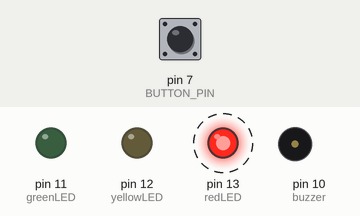
Simulated run of this sketch. Board: Arduino Uno, built with avr-gcc and run on an emulated ATmega328P. On the bench: output pins drawn as LEDs (lit = HIGH), buzzer (waves = sounding). Dashed ring = blinking. Inputs (shaded band) come from the test bench; at power-on: pin 7 (BUTTON_PIN) HIGH.

Above: at 4.8 s.
4.9 s: pin 7 (BUTTON_PIN) pulled LOW for 2.35 s
At 5.4 s:
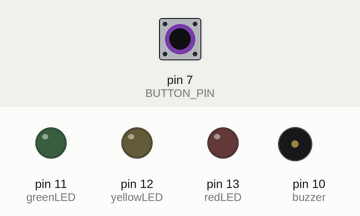
At 27.4 s:
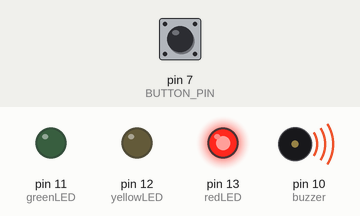
Timing chart, 0 to 30.6 s (numbered marks = the images above; inputs shaded):
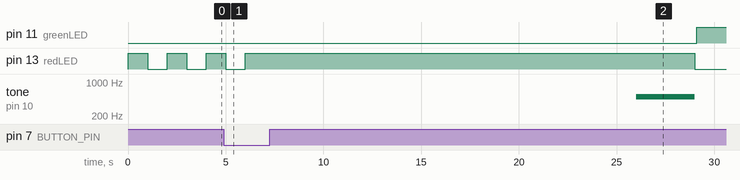

Measured:
- after the input at 4.9 s, pin 11 (greenLED): LOW → HIGH after 24.2 s; tone on pin 10 (buzzer): silent → 500 Hz after 21.1 s, → silent 3.0 s later

The sketch:

Micro2_Lab_1_Complete.ino
```cpp
int redLED = 13;
int yellowLED = 12;
int greenLED = 11;
int BUTTON_PIN = 7;
int buzzer = 10;
int state = 0;

void setup() {
  // put your setup code here, to run once:
  pinMode(redLED, OUTPUT);
  pinMode(greenLED, OUTPUT);
  pinMode(yellowLED, OUTPUT);
  pinMode(buzzer, OUTPUT);
  pinMode(BUTTON_PIN, INPUT_PULLUP);

}

void loop() {
  // put your main code here, to run repeatedly:

  if (digitalRead(BUTTON_PIN) == LOW) {
    StoplightSequence(); //if button press is detected, go into stoplight sequence
  }
  else {
    IdleBlinkState(); //otherwise, play the idle light sequence (1 sec on... 1 sec off).
  }


}

void StoplightSequence() {

while (1) //infinite while loop... only stops when system is restarted/powered off.
{
 digitalWrite(redLED, HIGH); //RED light comes on
  delay(20000); //RED light stays on for 20 seconds
  tone(buzzer, 500); //LED buzzer sounds
  delay(3000); //after 3 seconds, buzzer is off and light is off
  digitalWrite(redLED, LOW); //light turns off
  noTone(buzzer); //buzzer turns off
  delay(100);


  digitalWrite(greenLED, HIGH); //GREEN light comes on
  delay(20000); //GREEN light stays on for 20 seconds
  tone(buzzer, 500); //Buzzer sounds
  delay(3000); //after 3 seconds...
  digitalWrite(greenLED, LOW); //light turns off
  noTone(buzzer); //buzzer turns off
  delay(100);


  digitalWrite(yellowLED, HIGH); //yellow light is on
  tone(buzzer, 500);   //buzzer turns on
  delay(3000); //yellow light and buzzer stay on for 3 seconds
  digitalWrite(yellowLED, LOW); //light turns off
  noTone(buzzer); //buzzer turns off
  delay(100);

}


}

void IdleBlinkState(){


  digitalWrite(redLED, HIGH);
  delay(1000);
  digitalWrite(redLED, LOW);
  delay(1000);

}
```
